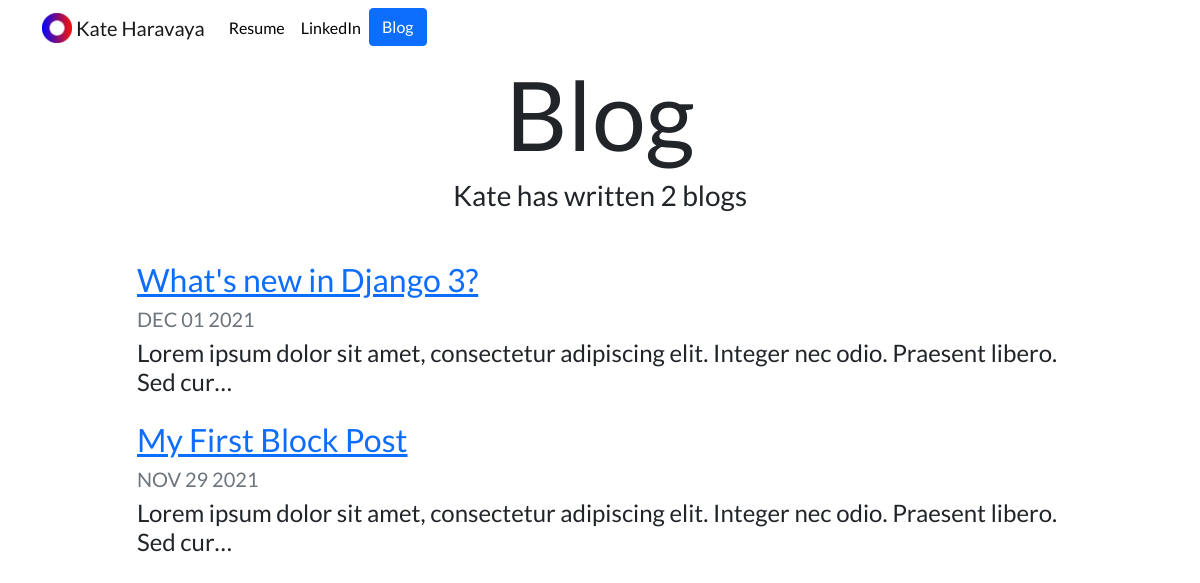
Screenshot of /blog/ with the database file from the repository.
### blog/models.py (models this page shows, shortened)
class ProjectBlog(models.Model):
    title = models.CharField(max_length=200)
    date = models.DateField(auto_now=False)
    description = models.TextField()

### blog/views.py (the view)
# urls.py: path('', views.all_blogs, name='all_blogs'),
def all_blogs(request):
    projects_blog = ProjectBlog.objects.order_by('-date')
    return render(request, 'blog/all_blogs.html', {'projects_blog':projects_blog})

### blog/templates/blog/all_blogs.html
{% extends 'portfolio/base.html' %}
{% load static %}
{% block content  %}
<h1 id="blogtitle" class="font-weight-bold text-center">Blog</h1>
<h3 class="text-center mb-5">Kate has written {{ projects_blog.count }} blog{{ projects_blog.count|pluralize }}</h3>
{% for blog in projects_blog %}
<div class="row justify-content-center my-3">
  <div class="col-md-10">
    <a href="{% url 'blog:detail' blog.id %}">
      <h2>{{ blog.title }}</h2>
    </a>
    <h5 class="text-muted">{{ blog.date|date:'M d Y'|upper }}</h5>
    <h4>{{ blog.description|striptags|truncatechars:100 }}</h4>
  </div>
</div>
{% endfor %}
{% endblock  %}

### portfolio/static/portfolio/custom.css (style rules this page uses)
body { font-family: 'Lato', sans-serif; }
#blogtitle { font-size: 6rem; }

### rows the page displays
ProjectBlog: title "What's new in Django 3?", date "DEC 01 2021", description "Lorem ipsum dolor sit amet, consectetur adipiscing elit. Integer nec odio. Praesent libero. Sed cur…"
ProjectBlog: title "My First Block Post", date "NOV 29 2021", description "Lorem ipsum dolor sit amet, consectetur adipiscing elit. Integer nec odio. Praesent libero. Sed cur…"

### other values shown
{{ projects_blog.count }} "2"
